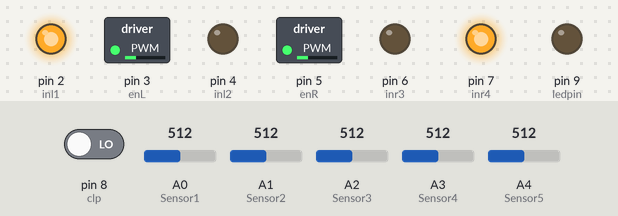
The sketch below on a simulated Arduino Uno, built with avr-gcc and run on an emulated ATmega328P. Parts: switched loads named in the sketch (green lamp = pin HIGH), output pins drawn as LEDs (lit = HIGH). Inputs (shaded band) come from the test bench; at power-on: pin 8 (clp) LOW, A0 (Sensor1) = 512, A1 (Sensor2) = 512, A2 (Sensor3) = 512, A3 (Sensor4) = 512, A4 (Sensor5) = 512.

Above: at 1.2 s.
1.3 s: pin 8 (clp) driven HIGH
At 9.4 s:
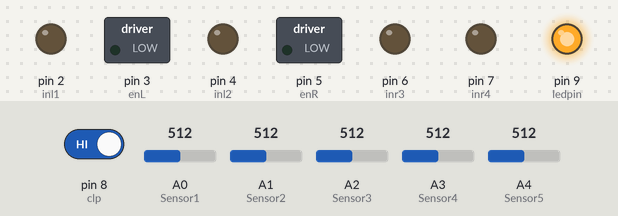
At 15.2 s:
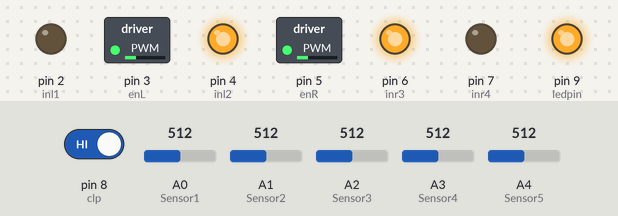
15.5 s: pin 8 (clp) driven LOW
At 19.8 s:
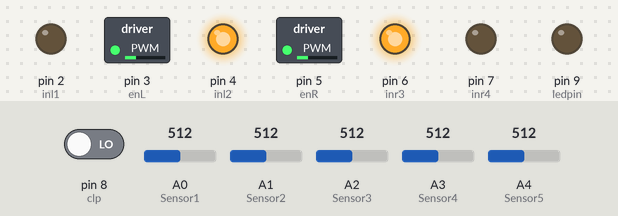
Timing chart, 0 to 72.5 s (numbered marks = the images above; inputs shaded):
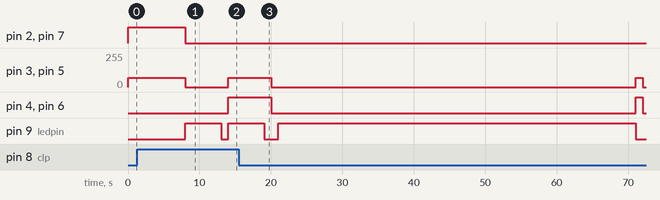

Measured:
- after the input at 1.3 s, pin 3 (enL), pin 5 (enR): goes on until 14.0 s, then stays 70/255; pin 4 (inl2), pin 6 (inr3): goes on until 14.0 s, then stays HIGH
- after the input at 15.5 s, pin 3 (enL), pin 5 (enR): 70/255 → 0/255 after 4.5 s, → 70/255 51.0 s later, → 0/255 1.0 s later; pin 4 (inl2), pin 6 (inr3): HIGH → LOW after 4.5 s, → HIGH 51.0 s later, → LOW 1.0 s later; pin 9 (ledpin): HIGH → LOW after 3.5 s, → HIGH 2.0 s later, → LOW 50.0 s later

The sketch:

jalandhar_lfr.ino
```cpp
int Sensor1 = A0;
int Sensor2 = A1;
int Sensor3 = A2;
int Sensor4 = A3;
int Sensor5 = A4;
int clp = 8;
int ballCheck=0;

String path;


int x=0;
// values from ir sensor
int S1;
int S2;
int S3;
int S4;
int S5;

// declaring motor pins
int enR = 5;   // right motor speed
int inl1 = 2;   // right motor direction
int inl2 = 4;   // right motor direction
int inr3 = 6;  // left motor direction
int inr4 = 7;  // left motor direction
int enL = 3;
int threshold=100;
//light at end point
int ledpin = 9;

// motor speed with pid
int awpl;
int dwpl;
int awpr;
int dwpr;

int P, D, I, previousError, PIDvalue, error;
int lsp, rsp;
int drylfspeed = 70;
int actuallfspeed =190;

float Kp = 0;
float Kd = 0;
float Ki = 0;


void linefollow()
  {
    int error = (analogRead(Sensor2) - analogRead(Sensor4));

    P = error;
    I = I + error;
    D = error - previousError;

    PIDvalue = (Kp * P) + (Ki * I) + (Kd * D);
    previousError = error;

    dwpl = drylfspeed - PIDvalue;
    dwpr = drylfspeed + PIDvalue;

    awpl = actuallfspeed - PIDvalue;
    awpr = actuallfspeed + PIDvalue;

    if (dwpl > 240)
    {
      dwpl = 240;
    }
    if (dwpl < 0)
    {
      dwpl = 0;
    }
    if (dwpr > 240)
    {
      dwpr = 240;
    }
    if (dwpr < 0)
    {
      dwpr = 0;
    }

    if (awpl > 240)
    {
      awpl = 240;
    }
    if (awpl < 0)
    {
      awpl = 0;
    }
    if (awpr > 240)
    {
      awpr = 240;
    }
    if (awpr < 0)
    {
      awpr = 0;
    }
  }

void slowmoveforward()
{ linefollow();
  analogWrite(enL, dwpl);
  digitalWrite(inl1, HIGH);
  digitalWrite(inl2, LOW);

  analogWrite(enR, dwpr);
  digitalWrite(inr3, HIGH);
  digitalWrite(inr4, LOW);
}


void turnleft()
{ linefollow();
  analogWrite(enL, dwpl);
  digitalWrite(inl1, LOW);
  digitalWrite(inl2, HIGH);
  analogWrite(enR, dwpr);
  digitalWrite(inr3, HIGH);
  digitalWrite(inr4, LOW);
}

void turnright()
{ linefollow();
  analogWrite(enL, dwpl);
  digitalWrite(inl1, HIGH);
  digitalWrite(inl2, LOW);
  analogWrite(enR, dwpr);
  digitalWrite(inr3, LOW);
  digitalWrite(inr4, HIGH);
}


void stop()
{
  analogWrite(enL, 0);
  digitalWrite(inl1, LOW);
  digitalWrite(inl2, LOW);
  analogWrite(enR, 0);
  digitalWrite(inr3, LOW);
  digitalWrite(inr4, LOW);
}

void finish()
{
  analogWrite(enL, 0);
  digitalWrite(inl1, LOW);
  digitalWrite(inl2, LOW);
  analogWrite(enR, 0);
  digitalWrite(inr3, LOW);
  digitalWrite(inr4, LOW);
  digitalWrite(ledpin, HIGH);
  delay(50000);
  digitalWrite(ledpin, LOW);
}
void calibrationspeed()
{
  analogWrite(enL,70);
  digitalWrite(inl1, HIGH);
  digitalWrite(inl2, LOW);
  analogWrite(enR, 70);
  digitalWrite(inr3, LOW);
  digitalWrite(inr4, HIGH);
}

// sensor readings

void readsensor()
{
  S1 = analogRead(Sensor1);
  S2 = analogRead(Sensor2);
  S3 = analogRead(Sensor3);
  S4 = analogRead(Sensor4);
  S5 = analogRead(Sensor5);
}


void conditions()
{   ballCheck = digitalRead(clp);

    if (ballCheck==1)
    {
    turnleft();
    digitalWrite(ledpin,HIGH);
    delay(5000);
    digitalWrite(ledpin,LOW);
      ballCheck=0;
    }

   else if(S1>threshold && S2>threshold && S3>threshold && S4>threshold && S5>threshold)
    {
      path +='l';
      turnleft();
      delay(1000);
      stop();
      delay(1000);
      readsensor();

      if(S1>threshold && S2>threshold && S3>threshold && S4>threshold && S5>threshold)
      {
        finish();
      }
      else
      {
              path +='l';
        turnleft();
        delay(1000);
      }
    }

    else if(S1>threshold && S2>threshold)
    {
            path +='l';
      turnleft();
    }

    else if(S3>threshold && S4>threshold && S5>threshold )
    {
            path +='s';
      slowmoveforward();
    }

    else if(S1<threshold && S2<threshold && S3>threshold && S4<threshold && S5<threshold )
    {
      path +='s';
     slowmoveforward();
    }

    else if(S3<threshold && S4>threshold && S5>threshold )
    {
            path +='r';
      turnright();
    }

    else if (S1<threshold && S2<threshold && S3<threshold && S4<threshold && S5<threshold)
    {
            path +='l';
      turnleft();
    }

}

void calibrate()
{
    int minValue = S3;
    int maxValue = S3;
    for(int i=0; i<80 ; i++)
    {
     calibrationspeed();
     delay(100);
     readsensor();
      if (S3 < minValue)
      {
        minValue = S3;
      }
      if (S3 > maxValue)
      {
        maxValue=S3;
      }
    }
     threshold = (minValue + maxValue) / 2;
     stop();
}

void setup()
{
  Serial.begin(9600);

  // setting pins
  pinMode(S1, INPUT);
  pinMode(S2, INPUT);
  pinMode(S3, INPUT);
  pinMode(S4, INPUT);
  pinMode(S5, INPUT);

  pinMode(inl1, OUTPUT);
  pinMode(inl2, OUTPUT);
  pinMode(inr3, OUTPUT);
  pinMode(inr4, OUTPUT);
  pinMode(enL, OUTPUT);
  pinMode(enR, OUTPUT);
  pinMode(clp, INPUT);
  pinMode(ledpin, OUTPUT);
  }


void loop()
{
  while(x==0)
  {
    calibrate();
    x=1;
    digitalWrite(ledpin,HIGH);
    delay(5000);
    digitalWrite(ledpin,LOW);
  }
  delay(1000);

  while(x==1)
  {
    readsensor();
    conditions();
  }
}
```
